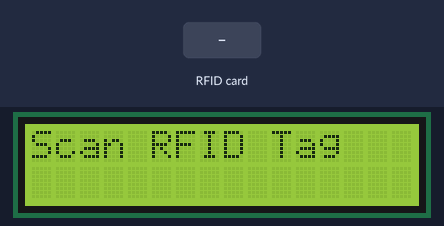
A sketch run on a simulated Arduino Uno, built with avr-gcc and run on an emulated ATmega328P. On the bench: 16×2 character LCD. The test bench sets the inputs (shaded band). What the sketch prints to the serial monitor is not drawn.

Above: at 1.3 s.
1.4 s: RFID card 5E 7A 19 C4 held to the reader
At 1.8 s:
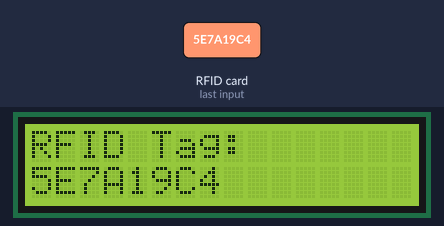
Timing chart, 0 to 4.4 s (numbered marks = the images above; inputs shaded):
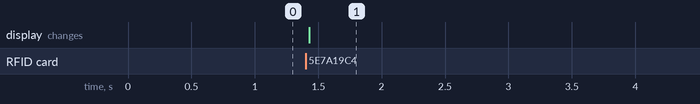

Measured:
- after the input at 1.4 s, the display: changes at once (image 1)

The sketch:

Smart-attendance-system.ino
```cpp
#include <SPI.h>
#include <MFRC522.h>
#include <Wire.h>
#include <LiquidCrystal_I2C.h>

#define SS_PIN 10   // SDA of RC522
#define RST_PIN 9   // RST of RC522

MFRC522 rfid(SS_PIN, RST_PIN);  // Create instance of RFID
LiquidCrystal_I2C lcd(0x27, 16, 2);  // I2C address may be 0x27 or 0x3F

void setup() {
  Serial.begin(9600);
  SPI.begin();
  rfid.PCD_Init();

  lcd.begin(16, 2);
  lcd.backlight();
  lcd.setCursor(0, 0);
  lcd.print("Scan RFID Tag");
}

void loop() {
  if (!rfid.PICC_IsNewCardPresent()) return;
  if (!rfid.PICC_ReadCardSerial()) return;

  String uid = "";
  for (byte i = 0; i < rfid.uid.size; i++) {
    uid += String(rfid.uid.uidByte[i] < 0x10 ? "0" : "");
    uid += String(rfid.uid.uidByte[i], HEX);
  }
  uid.toUpperCase();

  Serial.println("UID: " + uid);

  lcd.clear();
  lcd.setCursor(0, 0);
  lcd.print("RFID Tag:");
  lcd.setCursor(0, 1);
  lcd.print(uid);

  delay(2000);  // Display UID for 2 seconds

  rfid.PICC_HaltA();  // Stop reading
}
```
